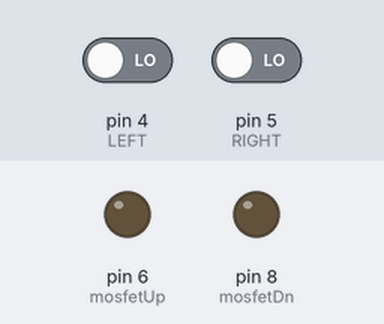
Bench run of a sketch on a simulated Arduino Uno, built with avr-gcc and run on an emulated ATmega328P. Shown: output pins drawn as LEDs (lit = HIGH). The test bench sets the inputs (shaded band); at power-on: pin 4 (LEFT) LOW, pin 5 (RIGHT) LOW. What the sketch prints to the serial monitor is not drawn.

Above: at 1.2 s.
1.3 s: pin 4 (LEFT) driven HIGH and pin 5 (RIGHT) driven HIGH
Timing chart, 0 to 4.3 s (numbered marks = the images above; inputs shaded):
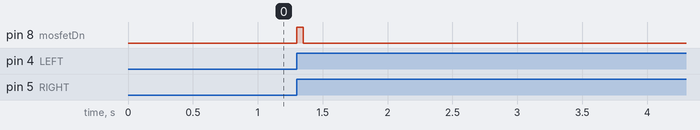

The sketch:

carVolume.ino
```cpp
//editted to have LEFT and RIGHT pinmode as normal instead up PULLUP

#define LEFT 4
#define RIGHT 5
// #define PUSH 10

#define mosfetUp 6
#define mosfetDn 8

const int mosfetOn = 50;

uint8_t lrmem = 3;
int lrsum = 0;
int num = 0;

int8_t rotary()
{
   static int8_t TRANS[] = {0,-1,1,14,1,0,14,-1,-1,14,0,1,14,1,-1,0};
   int8_t l, r;

   l = digitalRead(LEFT);
   r = digitalRead(RIGHT);

   lrmem = ((lrmem & 0x03) << 2) + 2*l + r;
   lrsum = lrsum + TRANS[lrmem];
   /* encoder not in the neutral state */
   if(lrsum % 2 != 0) return(0);
   /* encoder in the neutral state */
   if (lrsum == 2)
      {
      lrsum=0;
      return(1);
      }
   if (lrsum == -2)
      {
      lrsum=0;
      return(-1);
      }
   /* lrsum > 0 if the impossible transition */
   lrsum=0;
   return(0);
}

void VolumeUp(int onTime) {
  Serial.println("Volume Up");

  digitalWrite(mosfetUp, HIGH);
  delay(onTime);
  digitalWrite(mosfetUp, LOW);
}

void VolumeDn(int onTime) {
  Serial.println("Volume Down");

  digitalWrite(mosfetDn, HIGH);
  delay(onTime);
  digitalWrite(mosfetDn, LOW);
}

void setup()
{
   pinMode(LEFT, INPUT);
   pinMode(RIGHT, INPUT);
  //  pinMode(PUSH, INPUT);
  //  pinMode(LEFT, INPUT_PULLUP);
  //  pinMode(RIGHT, INPUT_PULLUP);
  //  pinMode(PUSH, INPUT_PULLUP);`

   pinMode(mosfetUp, OUTPUT);
   pinMode(mosfetDn, OUTPUT);

  // initialize mosfet drivers to low
   digitalWrite(mosfetUp, LOW);
   digitalWrite(mosfetDn, LOW);

   Serial.begin(9600);
   Serial.println(num, DEC);
}

void loop()
{
   int8_t res;

   res = rotary();
   if (res!=0)
   {
      num = num + res;
      Serial.println(num);
   }
   if (res==1){
     VolumeUp(mosfetOn);
   }
   if (res==-1){
     VolumeDn(mosfetOn);
   }

  //  if (digitalRead(PUSH) == 0)
  //  {
  //     Serial.println(num);
  //     delay(250);
  //  }
}
```

Measured:
- after the input at 1.3 s, pin 8 (mosfetDn): LOW → HIGH at once, → LOW 0.05 s later
